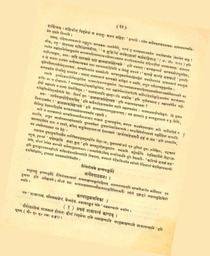
#> input picture resources/Kandanu10.jpg, 210 x 256 px, shrunk from 729 x 890 before the run, found by its file name
$ python preproc_for_skew_correction_3.py   (Python 2 division)
#> lines starting #> are read from the running program, lines starting #| are printed output that depends on the picture; after the words box and inside, x2 and y2 are one past the last pixel; in counts of white or black regions, pixels touching at a corner belong together; long printed decimals are rounded
### src/binarization.py
"""
Created on Thu Mar 19 21:43:08 2015
@author: suryo
"""

import cv2
import numpy as np

kernel1 = np.ones((5,5),np.uint8)
kernel2 = np.ones((3,3),np.uint8)
clahe = cv2.createCLAHE(clipLimit=2.0, tileGridSize=(8,8))

#img = cv2.imread('/home/suryo/Image_Processing_Exercises/resources/1.jpg',0)
#img = cv2.imread('/home/suryo/Image_Processing_Exercises/resources/1.jpg',0)
#img = cv2.imread('/home/suryo/Image_Processing_Exercises/resources/book2/o8.jpg',0)

def binary_img(img):
    #cv2.imshow('original', img)
    #reduce this
    img_erode = cv2.dilate(img,kernel1,iterations = 2)
    #cv2.imshow('img_erode', img_erode)
    blur=cv2.medianBlur(img,5)

    mask1 = np.ones(img.shape[:2],np.uint8)

    cl1 = clahe.apply(blur)

    cv2.imshow('cl1', cl1)

    circles_mask = cv2.dilate(cl1,kernel1,iterations = 1)
    circles_mask = (255-circles_mask)
    #cv2.imshow('circles_mask', circles_mask)
    thresh = 1
    circles_mask = cv2.threshold(circles_mask, thresh, 255, cv2.THRESH_BINARY)[1]
#> circles_mask: shape (256, 210); every value is 255

    edges = cv2.Canny(cl1,100,200)
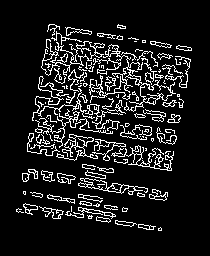
#> edges: shape (256, 210); 11.4% white in thin lines or dots, all inside (x1, y1, x2, y2) = (16, 24, 192, 231)
    #cv2.imshow('edges', edges)
    edges = cv2.bitwise_and(edges,edges,mask=circles_mask)

    dilation = cv2.dilate(edges,kernel1,iterations = 1)
#> dilation: shape (256, 210); 43.8% white; 6 white regions, box (x1, y1, x2, y2) and area: (25, 22, 193, 173) 17395, (14, 189, 164, 233) 2806, (20, 162, 170, 203) 2479, (126, 35, 194, 53) 540, (95, 31, 125, 42) 249, (115, 22, 128, 31) 103
    #cv2.imshow('dilation', dilation)

    display = cv2.bitwise_and(img,img,mask=dilation)
    #cv2.imshow('display', display)

    #reduce these
    cl2 = clahe.apply(display)
    cl2 = clahe.apply(cl2)

    ret,th = cv2.threshold(cl2,0,255,cv2.THRESH_BINARY+cv2.THRESH_OTSU)
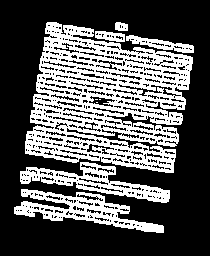
#> th: shape (256, 210); 34.7% white; 9 white regions (3 under 20 px), largest, box (x1, y1, x2, y2) and area: (25, 22, 193, 173) 13422, (14, 189, 164, 233) 2380, (20, 162, 170, 203) 2059, (126, 35, 194, 53) 486, (95, 31, 125, 42) 217, (115, 22, 128, 31) 97
#> ret = 105
    th = 255 - th

    thg = cv2.adaptiveThreshold(display,255,cv2.ADAPTIVE_THRESH_GAUSSIAN_C,\
            cv2.THRESH_BINARY,11,2)
#> thg: shape (256, 210); 71.7% white; 291 black regions (144 under 20 px), largest, box (x1, y1, x2, y2) and area: (9, 17, 199, 238) 7584, (118, 84, 172, 100) 204, (77, 183, 125, 193) 109
    #cv2.imshow('thg', thg)

    #cv2.imshow('th', th)

    final = cv2.bitwise_and(dilation,dilation,mask=th)
#> final: shape (256, 210); 9.1% white in thin lines or dots, all inside (x1, y1, x2, y2) = (16, 25, 192, 227)
    #cv2.imshow('final', final)

    finalg = cv2.bitwise_and(dilation,dilation,mask=thg)
#> finalg: shape (256, 210); 29.9% white; 7 white regions (1 under 20 px), largest, box (x1, y1, x2, y2) and area: (25, 22, 193, 173) 11553, (14, 189, 164, 233) 2038, (20, 162, 170, 203) 1749, (126, 35, 194, 53) 432, (95, 31, 125, 42) 199, (115, 22, 128, 31) 89
    #cv2.imshow('finalg', finalg)

    finalg = 255 - finalg

    abso = cv2.bitwise_and(dilation,dilation,mask=finalg)
#> abso: shape (256, 210); 14% white in thin lines or dots, all inside (x1, y1, x2, y2) = (15, 24, 192, 231)
    #cv2.imshow('abso', abso)
    """
    finalg = cv2.dilate(finalg,kernel1,iterations = 1)
    finalg = cv2.erode(finalg,kernel1,iterations = 1)

    abso = cv2.bitwise_and(abso,abso,mask=finalg)
    cv2.imshow('abso', abso)
    """

    return abso

#cv2.imwrite('res_book_binary.jpg',abso)
#binary_img(img)

cv2.waitKey(0)
cv2.destroyAllWindows()

### src/preproc_for_skew_correction_3.py
# -*- coding: utf-8 -*-
"""
Created on Sat Apr 11 19:08:52 2015

@author: suryo
"""

import cv2
import binarization
import numpy as np
kernel = np.ones((5,5),np.uint8)

img = cv2.imread('/home/suryo/Image_Processing_Exercises/IISC/resources/Kandanu10.jpg',0)
cv2.imshow('original', img)
all_angles = []

binary = binarization.binary_img(img)
cv2.imshow('binary', binary)


contours, hierarchy = cv2.findContours(binary,cv2.RETR_TREE,cv2.CHAIN_APPROX_SIMPLE)
#> contours = 316 contours, 250 with area under 20; largest, box (x1, y1, x2, y2) and area: (77, 183, 125, 193) 60, (111, 68, 142, 80) 53, (77, 194, 103, 202) 44, (71, 82, 105, 90) 43, (79, 178, 108, 186) 40
#contours, hierarchy = cv2.findContours(binary.copy(),cv2.RETR_EXTERNAL,cv2.CHAIN_APPROX_NONE)[0]
#print contours
#for c in contours:

print type(contours)
#| <class 'list'>
k = 0

cnt = contours[0]
#> cnt = [[160, 227], [159, 228], [158, 228], [158, 230], [159, 229], [161, 229], [161, 228]]
upper_bound=len(contours)
#> upper_bound = 316
print upper_bound
#| 316

for k in range(0,upper_bound):

    largest_contour = np.zeros(img.shape[:2],np.uint8)
    cv2.drawContours(largest_contour, contours, k, (255,255,255), 2)
    #cv2.imshow('largest', largest_contour)
    #cv2.imwrite('largest.jpg', mask)


    height, width = largest_contour.shape[:2]

    all_white_pixels = []

    #print height
    #print width

    for i in range(0,height):
        for j in range(0,width):
            if(largest_contour.item(i,j)==255):
                all_white_pixels.append([i,j])

            #print all_white_pixels
    matrix = np.array(all_white_pixels)

    # [5 lines of commented-out code are left out]

    C = np.cov(matrix.T)
    #print C

    eigenvalues, eigenvectors = np.linalg.eig(C)

    #print eigenvalues
    #print eigenvectors

    max_ev = max(eigenvalues)
    max_index =  eigenvalues.argmax(axis=0)
    # [6 lines of commented-out code are left out]

    y = eigenvectors[1,max_index]
    x = eigenvectors[0,max_index]

    """
    y = eigenvectors[max_index,1]
    x = eigenvectors[max_index,0]
    """
    angle = (np.arctan2(y,x))*(180/np.pi)

    print angle
    all_angles.append(angle)
    k+=1
    print 'Done'
    print k
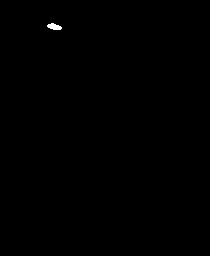
#> largest_contour: shape (256, 210); 0.13% white; 1 white region, box (x1, y1, x2, y2) and area: (47, 23, 62, 30) 71
#> after the loop, all_angles = 316 values, max 90 at index 10, min -124.4 at index 291, mean -71.51

#M = cv2.getRotationMatrix2D((width/2,height/2),-angle/2,1)
print all_angles
M = cv2.getRotationMatrix2D((width/2,height/2),-(90+angle),1)
#> M = [[0.978, 0.21, -24.56], [-0.21, 0.978, 24.93]]
dst = cv2.warpAffine(img,M,(width,height))

print type(dst)

cv2.imshow('dst', dst)
dst = binarization.binary_img(dst)
#> in binary_img (call 2), `cl1 = clahe.apply(blur)`:
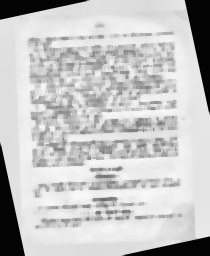
#> cl1: shape (256, 210); min 2, max 249, mean 196.9
#> in binary_img (call 2), `circles_mask = (255-circles_mask)`:
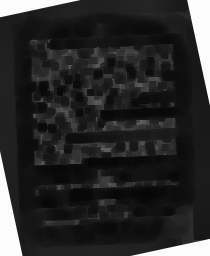
#> circles_mask: shape (256, 210); min 6, max 252, mean 41.9
#> in binary_img (call 2), `edges = cv2.Canny(cl1,100,200)`: edges: shape (256, 210); 11.4% white in thin lines or dots
#> in binary_img (call 2), `dilation = cv2.dilate(edges,kernel1,iterations = 1)`: dilation: shape (256, 210); 47.8% white; 8 white regions, largest, box (x1, y1, x2, y2) and area: (25, 32, 182, 170) 17482, (33, 194, 184, 231) 2790, (30, 164, 183, 200) 2538
#> in binary_img (call 2), `ret,th = cv2.threshold(cl2,0,255,cv2.THRESH_BINARY+cv2.THRESH_OTSU)`:
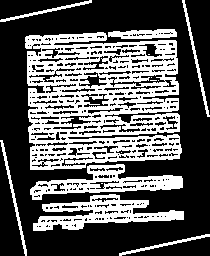
#> th: shape (256, 210); 36.6% white; 14 white regions (6 under 20 px), largest, box (x1, y1, x2, y2) and area: (25, 32, 182, 170) 13331, (33, 194, 184, 231) 2455, (30, 164, 183, 200) 2146
#> in binary_img (call 2), `ret,th = cv2.threshold(cl2,0,255,cv2.THRESH_BINARY+cv2.THRESH_OTSU)`: ret = 106
#> in binary_img (call 2), `thg = cv2.adaptiveThreshold(display,255,cv2.ADAPTIVE_THRESH_GAUSSIAN_C..`: thg: shape (256, 210); 64.6% white; 309 black regions (147 under 20 px), largest, box (x1, y1, x2, y2) and area: (20, 24, 189, 236) 7170, (177, 0, 210, 122) 586, (0, 135, 32, 256) 582
#> in binary_img (call 2), `final = cv2.bitwise_and(dilation,dilation,mask=th)`: final: shape (256, 210); 11.2% white in thin lines or dots
#> in binary_img (call 2), `finalg = cv2.bitwise_and(dilation,dilation,mask=thg)`: finalg: shape (256, 210); 32.5% white; 8 white regions, largest, box (x1, y1, x2, y2) and area: (25, 32, 182, 170) 11912, (33, 194, 184, 231) 2025, (30, 164, 183, 200) 1821
#> in binary_img (call 2), `abso = cv2.bitwise_and(dilation,dilation,mask=finalg)`:
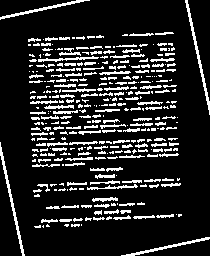
#> abso: shape (256, 210); 15.4% white in thin lines or dots
cv2.imwrite('skewcorrected.jpg',dst)


cv2.waitKey(0)
cv2.destroyAllWindows()

$ run again, with resources/Kandanu1.jpg copied over resources/Kandanu10.jpg
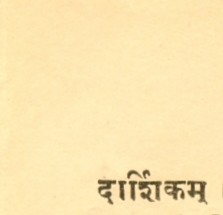
#> input picture resources/Kandanu1.jpg, 223 x 215 px, found by its file name
#> in binary_img, `edges = cv2.Canny(cl1,100,200)`:
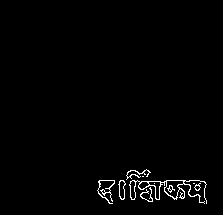
#> edges: shape (215, 223); 1.4% white in thin lines or dots, all inside (x1, y1, x2, y2) = (97, 169, 207, 204)
#> dilation: shape (215, 223); 5.9% white; 1 white region, box (x1, y1, x2, y2) and area: (95, 167, 209, 206) 2835
#> ret = 98
#> thg: shape (215, 223); 94.4% white; 10 black regions (1 under 20 px), largest, box (x1, y1, x2, y2) and area: (90, 162, 214, 211) 1576, (138, 181, 162, 202) 245, (187, 181, 207, 204) 217
#> final: shape (215, 223); 1.5% white; 14 white regions (5 under 20 px), largest, box (x1, y1, x2, y2) and area: (188, 182, 206, 201) 135, (139, 182, 161, 198) 121, (165, 181, 185, 198) 86
#> abso: shape (215, 223); 2.3% white; 8 white regions
#> contours = 14 contours, 5 with area under 20; largest, box (x1, y1, x2, y2) and area: (187, 181, 207, 204) 211, (138, 181, 162, 202) 181, (164, 181, 186, 200) 149, (98, 180, 116, 204) 110, (129, 181, 137, 200) 62
#| <class 'list'>
#> cnt = contour of 37 points, box (x1, y1, x2, y2) (187, 181, 207, 204), area 211
#> upper_bound = 14
#| 14
#> after the loop `for k in range(0,upper_bound):`: all_angles = [35.81, 0, 90, 16.1, -117.1, -17.03, 0, -109, 0, 0.952, -1.43, 8.9, -90.77, -29.44]
#| [35.808, 0.0, 90.0, 16.102, -117.125, -17.029, 0.0, -108.953, 0.0, 0.9515, -1.434, 8.896, -90.773, -29.437]
#> M = [[0.491, -0.871, 149.6], [0.871, 0.491, -42.26]]
#| <class 'numpy.ndarray'>
#> edges: shape (215, 223); 2.3% white in thin lines or dots
#> dilation: shape (215, 223); 10.3% white; 5 white regions, box (x1, y1, x2, y2) and area: (25, 130, 90, 215) 2462, (0, 128, 51, 215) 661, (172, 0, 223, 87) 660, (0, 0, 75, 44) 569, (148, 171, 223, 215) 569
#> ret = 107
#> thg: shape (215, 223); 88.4% white; 17 black regions (2 under 20 px), largest, box (x1, y1, x2, y2) and area: (0, 123, 95, 215) 1593, (167, 0, 223, 92) 510, (143, 166, 223, 215) 444
#> final: shape (215, 223); 4% white; 14 white regions (2 under 20 px), largest, box (x1, y1, x2, y2) and area: (0, 130, 48, 215) 322, (175, 0, 223, 85) 317, (149, 173, 223, 215) 273
#> in binary_img (call 2), `abso = cv2.bitwise_and(dilation,dilation,mask=finalg)`:
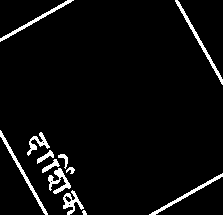
#> abso: shape (215, 223); 4.4% white; 12 white regions (1 under 20 px), largest, box (x1, y1, x2, y2) and area: (0, 130, 48, 215) 320, (175, 0, 223, 85) 318, (0, 0, 74, 42) 277
